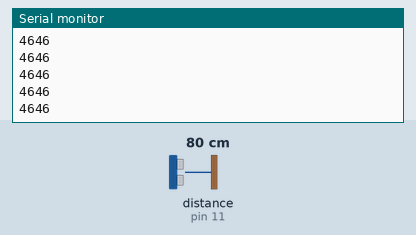
Simulated run of this sketch. Board: Arduino Uno, built with avr-gcc and run on an emulated ATmega328P. Shown: the last lines printed to the serial monitor. Wiring (inferred from the names in the program): ultrasonic range finder: trigger pin 12; echo pin 11. Inputs (shaded band) come from the test bench; at power-on: distance to the obstacle (sensor on pin 11) 80 cm. The echo pulse lasts 58.3 µs per cm.

Above: at 1.2 s.
1.3 s: distance to the obstacle (sensor on pin 11) set to 2 cm
At 1.48 s:
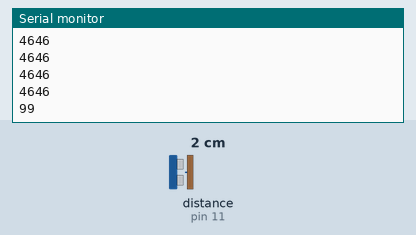
2.8 s: distance to the obstacle (sensor on pin 11) set to 4 cm
At 2.89 s:
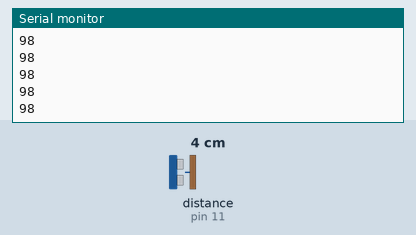
Timing chart, 0 to 5.8 s (numbered marks = the images above; inputs shaded):
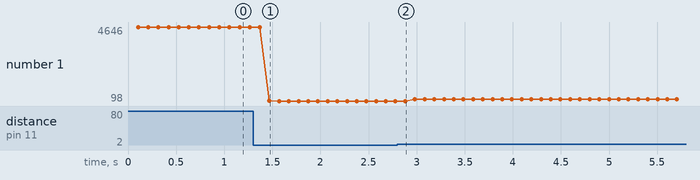

Measured:
- after the input at 1.3 s, the serial monitor: prints a new line after 0.17 s (image 1)
- plotted number 1: 4646 → 98 after the input at 1.3 s, 98 → 215 after the input at 2.8 s

The sketch:

UltrasonicTest.ino
```cpp
int triggerPin = 12;
int echoPin = 11;
int pingTravelTime;
void setup() {
  // put your setup code here, to run once:
  pinMode(triggerPin,OUTPUT);
  pinMode(echoPin,INPUT);
  Serial.begin(9600);
}

void loop() {
  // put your main code here, to run repeatedly:
  digitalWrite(triggerPin,LOW);
  delayMicroseconds(10);
  digitalWrite(triggerPin,HIGH);
  delayMicroseconds(10);
  digitalWrite(triggerPin,LOW);
  pingTravelTime=pulseIn(echoPin,HIGH);
  delay(100);
  Serial.println(pingTravelTime);
}
```
